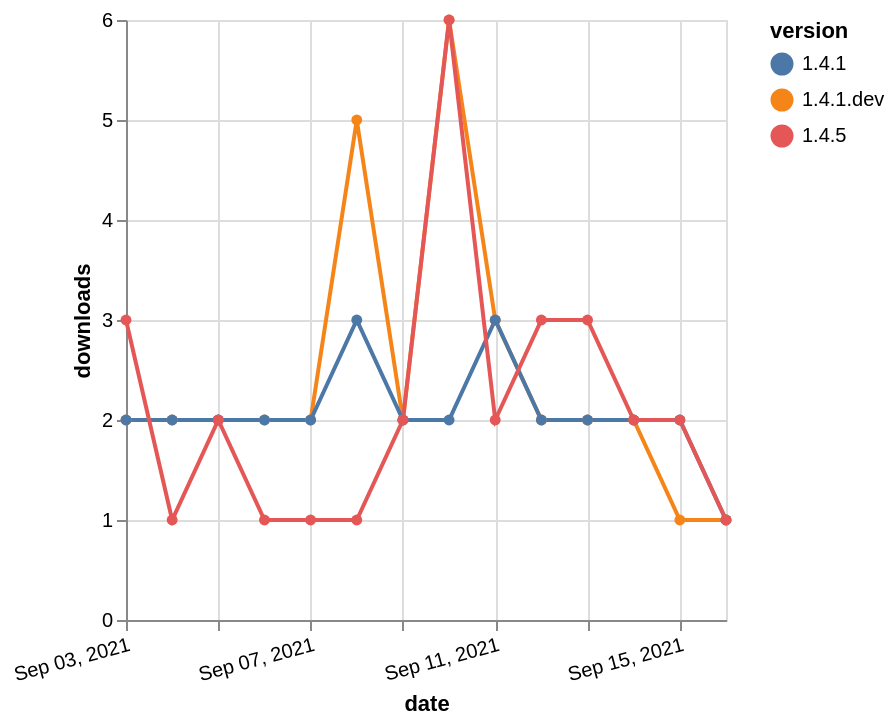

Vega-Lite specification stored for this chart:
### Vega-Lite specification from a JSON file in a GitHub repository (floating-point values rounded to 4 significant figures)
{"$schema": "https://vega.github.io/schema/vega-lite/v5.json", "description": "A simple bar chart with embedded data.", "data": {"values": [{"date": "2021-09-03", "total": 2435, "delta": 2, "version": "1.4.1.dev"}, {"date": "2021-09-04", "total": 2437, "delta": 2, "version": "1.4.1.dev"}, {"date": "2021-09-05", "total": 2439, "delta": 2, "version": "1.4.1.dev"}, {"date": "2021-09-06", "total": 2441, "delta": 2, "version": "1.4.1.dev"}, {"date": "2021-09-07", "total": 2443, "delta": 2, "version": "1.4.1.dev"}, {"date": "2021-09-08", "total": 2448, "delta": 5, "version": "1.4.1.dev"}, {"date": "2021-09-09", "total": 2450, "delta": 2, "version": "1.4.1.dev"}, {"date": "2021-09-10", "total": 2456, "delta": 6, "version": "1.4.1.dev"}, {"date": "2021-09-11", "total": 2459, "delta": 3, "version": "1.4.1.dev"}, {"date": "2021-09-12", "total": 2461, "delta": 2, "version": "1.4.1.dev"}, {"date": "2021-09-13", "total": 2463, "delta": 2, "version": "1.4.1.dev"}, {"date": "2021-09-14", "total": 2465, "delta": 2, "version": "1.4.1.dev"}, {"date": "2021-09-15", "total": 2466, "delta": 1, "version": "1.4.1.dev"}, {"date": "2021-09-16", "total": 2467, "delta": 1, "version": "1.4.1.dev"}, {"date": "2021-09-03", "total": 2224, "delta": 2, "version": "1.4.1"}, {"date": "2021-09-04", "total": 2226, "delta": 2, "version": "1.4.1"}, {"date": "2021-09-05", "total": 2228, "delta": 2, "version": "1.4.1"}, {"date": "2021-09-06", "total": 2230, "delta": 2, "version": "1.4.1"}, {"date": "2021-09-07", "total": 2232, "delta": 2, "version": "1.4.1"}, {"date": "2021-09-08", "total": 2235, "delta": 3, "version": "1.4.1"}, {"date": "2021-09-09", "total": 2237, "delta": 2, "version": "1.4.1"}, {"date": "2021-09-10", "total": 2239, "delta": 2, "version": "1.4.1"}, {"date": "2021-09-11", "total": 2242, "delta": 3, "version": "1.4.1"}, {"date": "2021-09-12", "total": 2244, "delta": 2, "version": "1.4.1"}, {"date": "2021-09-13", "total": 2246, "delta": 2, "version": "1.4.1"}, {"date": "2021-09-14", "total": 2248, "delta": 2, "version": "1.4.1"}, {"date": "2021-09-15", "total": 2250, "delta": 2, "version": "1.4.1"}, {"date": "2021-09-16", "total": 2251, "delta": 1, "version": "1.4.1"}, {"date": "2021-09-03", "total": 720, "delta": 3, "version": "1.4.5"}, {"date": "2021-09-04", "total": 721, "delta": 1, "version": "1.4.5"}, {"date": "2021-09-05", "total": 723, "delta": 2, "version": "1.4.5"}, {"date": "2021-09-06", "total": 724, "delta": 1, "version": "1.4.5"}, {"date": "2021-09-07", "total": 725, "delta": 1, "version": "1.4.5"}, {"date": "2021-09-08", "total": 726, "delta": 1, "version": "1.4.5"}, {"date": "2021-09-09", "total": 728, "delta": 2, "version": "1.4.5"}, {"date": "2021-09-10", "total": 734, "delta": 6, "version": "1.4.5"}, {"date": "2021-09-11", "total": 736, "delta": 2, "version": "1.4.5"}, {"date": "2021-09-12", "total": 739, "delta": 3, "version": "1.4.5"}, {"date": "2021-09-13", "total": 742, "delta": 3, "version": "1.4.5"}, {"date": "2021-09-14", "total": 744, "delta": 2, "version": "1.4.5"}, {"date": "2021-09-15", "total": 746, "delta": 2, "version": "1.4.5"}, {"date": "2021-09-16", "total": 747, "delta": 1, "version": "1.4.5"}]}, "width": "container", "mark": {"type": "line", "point": {"filled": true}}, "encoding": {"x": {"field": "date", "type": "temporal", "timeUnit": "yearmonthdate", "title": "date", "axis": {"labelAngle": -15}}, "y": {"field": "delta", "type": "quantitative", "title": "downloads"}, "color": {"field": "version", "type": "nominal"}, "tooltip": {"field": "delta"}}}
